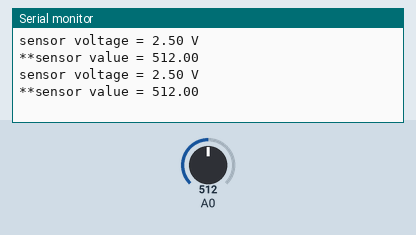
A sketch run on a simulated ESP8266 (NodeMCU). On the bench: the last lines printed to the serial monitor. The test bench sets the inputs (shaded band); at power-on: A0 = 512.

Above: at 1.8 s.
1.9 s: A0 set to 716
At 2.8 s:
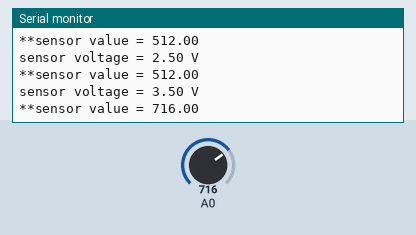
3.4 s: A0 set to 900
At 4.5 s:
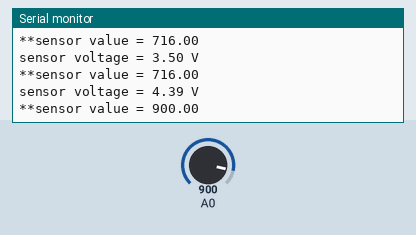
Timing chart, 0 to 6.4 s (numbered marks = the images above; inputs shaded):
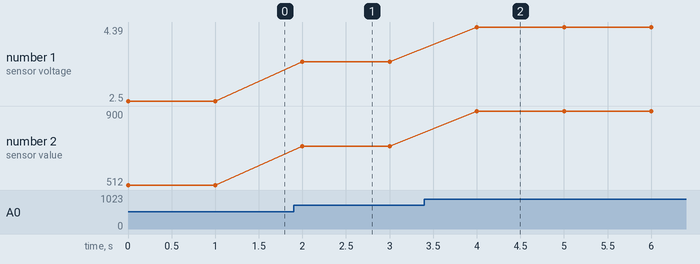

Measured:
- after the input at 1.9 s, the serial monitor: prints a new line after 0.10 s (image 1)
- after the input at 3.4 s, the serial monitor: prints a new line after 0.60 s (image 2)
- plotted number 1: 2.5 → 3.5 after the input at 1.9 s, 3.5 → 4.39 after the input at 3.4 s
- plotted number 2: 512 → 716 after the input at 1.9 s, 716 → 900 after the input at 3.4 s

The sketch:

gas_sensor.ino
```cpp
void setup()
{
  Serial.begin(9600);
}

void loop()
{
  float sensorVoltage;
  float sensorValue;

  sensorValue = analogRead(D5);
  sensorVoltage = sensorValue/1024*5.0;

  Serial.print("sensor voltage = ");
  Serial.print(sensorVoltage);
  Serial.println(" V");
  Serial.print("**sensor value = ");
  Serial.println(sensorValue);
  delay(1000);
}
```
